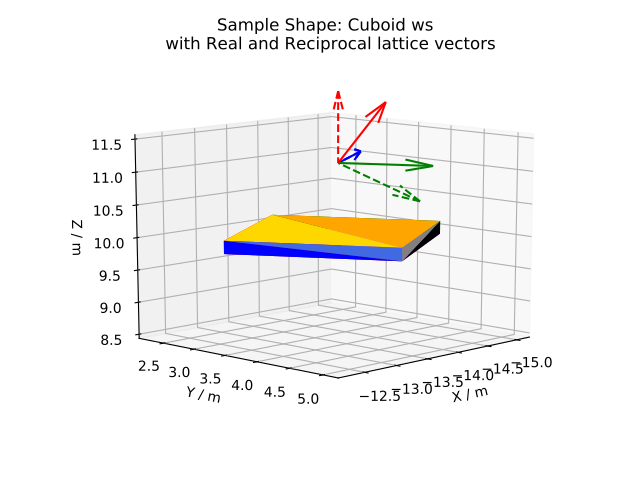

This figure's Python source:
# import mantid algorithms, numpy and matplotlib
from mantid.simpleapi import *
import matplotlib.pyplot as plt
import numpy as np
from mpl_toolkits.mplot3d.art3d import Poly3DCollection

cuboid = " \
<cuboid id='some-cuboid'> \
<height val='2.0'  /> \
<width val='2.0' />  \
<depth  val='0.2' />  \
<centre x='10.0' y='10.0' z='10.0'  />  \
</cuboid>  \
<algebra val='some-cuboid' /> \
"

ws = CreateSampleWorkspace()
SetGoniometer(ws, Axis0="120,0,0,1,1")
SetSample(ws, Geometry={'Shape': 'CSG', 'Value': cuboid})
sample = ws.sample()

SetUB(ws, a=1, b=1, c=2, alpha=90, beta=90, gamma=60)
if not sample.hasOrientedLattice():
   raise Exception("There is no valid lattice")

UB = np.array(ws.sample().getOrientedLattice().getUB())
hkl = np.array([[1.0,0.0,0.0],[0.0,1.0,0.0],[0.0,0.0,1.0]])
QSample = np.matmul(UB,hkl)
Goniometer = ws.getRun().getGoniometer().getR()
reciprocal_lattice = np.matmul(Goniometer,QSample)#QLab
real_lattice = (2.0*np.pi)*np.linalg.inv(np.transpose(reciprocal_lattice))

shape = sample.getShape()
mesh = shape.getMesh()

facecolors = ['purple','mediumorchid','royalblue','b','red','firebrick','green', 'darkgreen','grey','black', 'gold', 'orange']
mesh_polygon = Poly3DCollection(mesh, facecolors = facecolors, linewidths=0.1)

fig, axes = plt.subplots(subplot_kw={'projection':'mantid3d'})
axes.add_collection3d(mesh_polygon)

axes.set_title('Sample Shape: Cuboid {} \n with Real and Reciprocal lattice vectors'.format(ws))
axes.set_xlabel('X / m')
axes.set_ylabel('Y / m')
axes.set_zlabel('Z / m')

axes.set_mesh_axes_equal(mesh)
axes.view_init(elev=12, azim=44)

def arrow(ax, vector, origin = None, factor = None, color = 'black',linestyle = '-'):
   if origin == None:
      origin = (ax.get_xlim3d()[1],ax.get_ylim3d()[1],ax.get_zlim3d()[1])
   if factor == None:
      lims = ax.get_xlim3d()
      factor = (lims[1]-lims[0]) / 3.0
   vector_norm = vector / np.linalg.norm(vector)
   ax.quiver(
         origin[0], origin[1], origin[2],
         vector_norm[0]*factor, vector_norm[1]*factor, vector_norm[2]*factor,
         color = color,
         linestyle = linestyle
   )

colors = ['r','g','b']
for i in range(3): # plot real_lattice with '-' solid linestyle
   arrow(axes, real_lattice[:,i], color = colors[i])
for i in range(3): # plot reciprocal_lattice with '--' dashed linestyle
   arrow(axes, reciprocal_lattice[:,i], color = colors[i], linestyle = '--')

plt.show()
